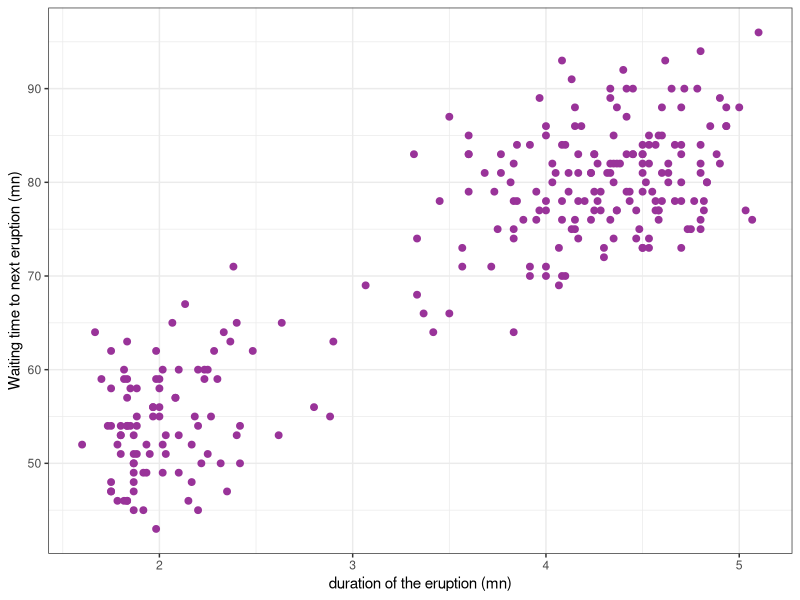

Source code (R): (Note: this script raises an error after producing the figure.)
## ---- chunk 1
#| code-fold: false
library(tidyverse)
theme_set(theme_bw())
## ---- chunk 2
#| code-fold: true
faithful_plot <- 
  faithful %>% 
  ggplot() + aes(x = eruptions, y = waiting) + 
  geom_point(size=2, colour="#993399") +
  ylab("Waiting time to next eruption (mn)") + xlab("duration of the eruption (mn)")
faithful_plot
## ---- chunk 3
poly4 <- lm(waiting ~poly(eruptions, 4), data = faithful)
## ---- chunk 4
#| code-fold: true
faithful_plot <- 
  faithful_plot + 
  geom_smooth(method = "lm", formula = y ~ poly(x, 4), se = FALSE, colour="#339900")
## ---- chunk 5
nlm1 <- nls(waiting ~  A/(1+exp(-gamma*(eruptions-tau))), faithful, start=c(A=70, gamma=2, tau=1))
summary(nlm1)
## ---- chunk 6
nlm2 <- nls(y ~  (A-S)/(1+exp(-gamma*(x-tau))) + S, start=c(A=90, gamma=2, tau=2, S=50))
summary(nlm2)
## ---- chunk 7
faithful_plot <- faithful_plot + 
  geom_smooth(
    method  = "nls",  se = FALSE, color = "#E69F00",
    formula = y ~  A/(1+exp(-gamma*(x-tau))), 
    method.args = list(start = c(A=70, gamma=2, tau=1))) +
  geom_smooth(
    method  = "nls",  se = FALSE, color = "#56B4E9", 
    formula = y ~  (A-S)/(1+exp(-gamma*(x-tau))) + S, 
    method.args = list(start=c(A=90, gamma=2, tau=2, S=50))) 
faithful_plot
## ---- chunk 8
pred1 <- function(beta, x) { 
  f <-  beta[1]/(1+exp(-beta[2]*(x-beta[3]))) 
  f
}
rss1 <- function(beta, x, y) { 
  rss <- sum(((y-pred1(beta, x)))^2) 
  rss
}
## ---- chunk 9
r.nlm1 <- nlm(rss1, c(90, 2, 2), x, y)
beta.est <- r.nlm1$estimate
beta.names <- names(coef(nlm1))
names(beta.est) <- beta.names 
beta.est
## ---- chunk 10
n <- length(x)
d <- length(beta.est)
df <- n-d
sigma.est <- sqrt(rss1(beta.est, x, y)/df)
sigma.est
## ---- chunk 11
sigma.ml <- sqrt(rss1(beta.est, x, y)/n)
sigma.ml
## ---- chunk 12
vcov(nlm1)
## ---- chunk 13
sqrt(diag(vcov(nlm1)))
## ---- chunk 14
hx <- deriv(y ~ A/(1+exp(-k*(x-tau))), c("A", "k", "tau"), function(A, k, tau, x){} ) 
fr <- hx(beta.est[1], beta.est[2], beta.est[3], x)
G <- attr(fr,"gradient")
z <- y - pred1(beta.est, x) + G%*%beta.est
solve(t(G)%*%G)%*%t(G)%*%z
## ---- chunk 15
V.lin <- sigma.est^2*solve(t(G)%*%G)
V.lin
## ---- chunk 16
se.lin <- sqrt(diag(V.lin))
se.lin
## ---- chunk 17
r.nlm1 <- nlm(rss1, c(90, 2, 2), x, y, hessian="true")
r.nlm1$hessian
## ---- chunk 18
I1 <- r.nlm1$hessian/(2*sigma.ml^2)
V.ml <- solve(I1)
V.ml
## ---- chunk 19
se.ml <- sqrt(diag(V.ml))
se.ml
## ---- chunk 20
hx <- deriv3(y ~ amax/(1+exp(-k*(x-tau))), c("amax", "k", "tau"),
             function(amax, k, tau, x){} ) 

fr <- hx(beta.est[1],beta.est[2],beta.est[3], faithful$waiting)
gr <- attr(fr,"gradient")
hr <- attr(fr,"hessian")
H <- matrix(nrow=d, ncol=d)
for (k in (1:d))
  H[k,] <- -2*colSums(hr[,,k]*(faithful$eruptions-fr)) + 2*gr[,k]%*%gr
H
## ---- chunk 21
sigma.est/sqrt(2*n)
## ---- chunk 22
L <- 1000
pred.nlm1 <- predict(nlm1)
B <- matrix(nrow=L, ncol=d)
for (l in (1:L)) {
  yl <- pred.nlm1 + sigma.est*rnorm(n) 
  rl.nlm1 <- nls(yl ~  pred1(beta,x), start=list(beta=beta.est))
  B[l,] <- coef(rl.nlm1)
}
V.mc <- cov(B)
V.mc
## ---- chunk 23
se.mc <- sqrt(diag(V.mc))
se.mc
## ---- chunk 24
apply(B,MARGIN=2,FUN=sd)
## ---- chunk 25
summary(nlm1)$coefficient
## ---- chunk 26
t.stat <- beta.est/se.lin
p.value <- 2*(1 - pt(abs(t.stat),n-d))
res.beta <- cbind(beta.est, se.lin, t.stat, p.value)
res.beta
## ---- chunk 27
level <- 0.95
alpha <- 1 - level
ci.lin <- cbind(beta.est + qt(alpha/2,n-d)*se.lin , beta.est + qt(1-alpha/2,n-d)*se.lin)
row.names(ci.lin) <- beta.names
colnames(ci.lin) <- c(paste0((1-level)/2*100,"%"),paste0((1+level)/2*100,"%"))
ci.lin
## ---- chunk 28
ci.ml <- cbind(beta.est + qt(alpha/2,n-d)*se.ml , beta.est + qt(1-alpha/2,n-d)*se.ml)
row.names(ci.ml) <- beta.names
colnames(ci.ml) <- c(paste0((1-level)/2*100,"%"),paste0((1+level)/2*100,"%"))
ci.ml
## ---- chunk 29
b <- c(apply(B,MARGIN=2,function(x) quantile(x,alpha/2)),
       apply(B,MARGIN=2,function(x) quantile(x,1-alpha/2)))
ci.mc=matrix(b,ncol=2)
row.names(ci.mc) <- beta.names
colnames(ci.mc) <- c(paste0((1-level)/2*100,"%"),paste0((1+level)/2*100,"%"))
ci.mc
## ---- chunk 30
rq <- qt(1-alpha/2,df)/qnorm(1-alpha/2)
beta.est + rq*(ci.mc-beta.est)
## ---- chunk 31
confint(nlm1)
## ---- chunk 32
pred1.A=function(gamma,tau,x,A){ f <-  A/(1+exp(-gamma*(x-tau))) ; return(f)}

v.A <- seq(86,110,by=0.1)
ll.A <- NULL
for (A in v.A) {
  nlm1.A <- nls(y ~  pred1.A(gamma,tau,x,A), start=list(gamma=beta.est[2],tau=beta.est[3]))
  ll.A <- c(ll.A,as.numeric(logLik(nlm1.A)))
}

df.A <- data.frame(A=v.A, ll=ll.A)
ggplot(data=df.A) + geom_line(aes(A,ll), color="blue", size=1) + 
  geom_vline(xintercept=beta.est[1], color="red", linetype = "longdash") + 
  scale_x_continuous(breaks = c(seq(85,110,by=5),round(beta.est[[1]],2)),"A")
## ---- chunk 33
dll.A <- 2*(as.numeric(logLik(nlm1)) - ll.A)
df.A <- data.frame(A=v.A, dll=dll.A)

qlevel <- qchisq(level,1)
lpA <- function(A, qlevel) {
nlm1.A <- nls(y ~  A/(1+exp(-gamma*(x-tau))), start=list(gamma=beta.est[2],tau=beta.est[3]))
as.numeric(2*(logLik(nlm1) -logLik(nlm1.A) ) - qlevel) }
c1.A <- uniroot(lpA, c(80,beta.est[1]), qlevel)$root
c2.A <- uniroot(lpA, c(beta.est[1], 110), qlevel)$root

ggplot(data=df.A) + geom_line(aes(A,dll), size=1, color="blue") + geom_hline(yintercept=qlevel, color="red", linetype = "longdash") +
  geom_segment(aes(x=c1.A, xend=c1.A, y=-Inf, yend=qlevel),  color="red", linetype = "longdash")  +
  geom_segment(aes(x=c2.A, xend=c2.A, y=-Inf, yend=qlevel),  color="red", linetype = "longdash")  +
  scale_y_continuous(breaks = c(0,2,3,6,round(qlevel,2)),1) +
  scale_x_continuous(breaks = c(seq(85,100,by=5),round(c1.A,1),round(c2.A,1), 110),"A") 
## ---- chunk 34
lpgamma <- function(gamma) {
  nlm1.gamma <- nls(y ~  A/(1+exp(-gamma*(x-tau))), start=list(A=beta.est[1],tau=beta.est[3]))
  as.numeric(2*(logLik(nlm1) -logLik(nlm1.gamma) ) - qlevel) }
c1.gamma <- uniroot(lpgamma, lower=0.40, upper=beta.est[2])$root
c2.gamma <- uniroot(lpgamma, lower=beta.est[2], upper=1)$root

lptau <- function(tau) {
  nlm1.tau <- nls(y ~ A/(1+exp(-gamma*(x-tau))), start=list(A=beta.est[1],gamma=beta.est[2]))
  as.numeric(2*(logLik(nlm1) -logLik(nlm1.tau) ) - qlevel) }
c1.tau <- uniroot(lptau, lower=1.25, upper=beta.est[3])$root
c2.tau <- uniroot(lptau, lower=beta.est[3], upper=2.25)$root

ci.pl <- rbind(rbind(c(c1.A , c2.A),c(c1.gamma , c2.gamma)),c(c1.tau , c2.tau))
row.names(ci.pl) <- beta.names
colnames(ci.pl) <- c(paste0((1-level)/2*100,"%"),paste0((1+level)/2*100,"%"))
ci.pl
## ---- chunk 35
qlevel <- qt(1-alpha/2,df)^2
c1R.A <- uniroot(lpA, c(80,beta.est[1]), qlevel)$root
c2R.A <- uniroot(lpA, c(beta.est[1], 110), qlevel)$root
c(c1R.A, c2R.A)
## ---- chunk 36
residual.nlm1 <- resid(nlm1)/sd(resid(nlm1))
par(mfrow=c(2,2))
plot(predict(nlm1), y)
abline(a=0, b=1, lty=1, col="magenta")
plot(x, residual.nlm1)
abline(a=0, b=0, lty=1, col="magenta")
plot(predict(nlm1), residual.nlm1)
abline(a=0, b=0, lty=1, col="magenta")
boxplot(residual.nlm1)
abline(a=0, b=0, lty=2, col="magenta")
abline(a=qnorm(0.25), b=0, lty=2, col="magenta")
abline(a=qnorm(0.75), b=0, lty=2, col="magenta")
## ---- chunk 37
residual.nlm2 <- resid(nlm2)/sd(resid(nlm2))
par(mfrow=c(2,2))
plot(predict(nlm2), y)
abline(a=0, b=1, lty=1, col="magenta")
plot(x, residual.nlm2)
abline(a=0, b=0, lty=1, col="magenta")
plot(predict(nlm2), residual.nlm2)
abline(a=0, b=0, lty=1, col="magenta")
boxplot(residual.nlm2)
abline(a=0, b=0, lty=2, col="magenta")
abline(a=qnorm(0.25), b=0, lty=2, col="magenta")
abline(a=qnorm(0.75), b=0, lty=2, col="magenta")
## ---- chunk 38
anova(nlm1, nlm2)
## ---- chunk 39
RSS1 <-sum(resid(nlm1)^2)
RSS2 <-sum(resid(nlm2)^2)
d1   <- length(coef(nlm1))
d2   <- length(coef(nlm2))
F.stat <- ((RSS1-RSS2)/(d2-d1))/(RSS2/(n-d2))
c(RSS2, RSS1-RSS2, F.stat, 1-pf(F.stat,d2-d1,n-d2))
## ---- chunk 40
c(RSS1-RSS2, sum((predict(nlm1)-predict(nlm2))^2))
## ---- chunk 41
summary(nlm2)$coefficients
## ---- chunk 42
as.matrix(AIC(nlm1, nlm2))
as.matrix(BIC(nlm1, nlm2))
## ---- chunk 43
fgh2 <- deriv(y ~ (A-S)/(1+exp(-gamma*(x-tau))) + S, c("A", "gamma", "tau", "S"), function(A, gamma, tau, S, x){} ) 

x.new <- seq(1, 6, by=0.1)
beta2.est <- coef(nlm2)
f.new <- fgh2(beta2.est[1],beta2.est[2],beta2.est[3],beta2.est[4], x.new)

g.new <- attr(f.new,"gradient")
V.beta2 <- vcov(nlm2)
GS=rowSums((g.new%*%V.beta2)*g.new)
head(GS)
## ---- chunk 44
alpha <- 0.05
deltaf <- sqrt(GS)*qt(1-alpha/2,df)
df.delta <- data.frame(x=x.new, f=f.new, lwr.conf=f.new-deltaf, upr.conf=f.new+deltaf)
head(df.delta)
## ---- chunk 45
sigma2.est <- summary(nlm2)$sigma
deltay <- sqrt(GS + sigma2.est^2)*qt(1-alpha/2,df)
df.delta[c("lwr.pred","upr.pred")] <- cbind(f.new - deltay,f.new + deltay)
## ---- chunk 46
pl + geom_ribbon(data=df.delta, aes(x=x.new, ymin=lwr.pred, ymax=upr.pred), alpha=0.1, fill="blue") + 
  geom_ribbon(data=df.delta, aes(x=x.new, ymin=lwr.conf, ymax=upr.conf), alpha=0.2, fill="#339900") +  
  geom_line(data=df.delta, aes(x=x.new, y=f.new), colour="#339900", size=1)
## ---- chunk 47
pred2 <- function(beta, x){ f <-  beta[4] + (beta[1]-beta[4])/(1+exp(-beta[2]*(x-beta[3]))) }
pred.nlm2 <- pred2(beta2.est,x)
L <- 1000
n.new <- length(x.new)
df.mc <- data.frame(x=x.new, f=f.new)
F <- matrix(nrow=L,ncol=n.new)
Y <- matrix(nrow=L,ncol=n.new)
for (l in (1:L)) {
  yl    <- pred.nlm2 + rnorm(n,0,sigma2.est)
  rl.nlm2 <- nls(yl ~ pred2(beta,x), start=list(beta=beta2.est))
  fl <- predict(rl.nlm2, newdata=df.mc)
  F[l,] <- fl
  Y[l,] <- fl + rnorm(1,0,sigma2.est)
}

df.mc[c("lwr.conf","upr.conf")] <- t(apply(F,MARGIN=2,function(x) quantile(x,c(alpha/2,1-alpha/2))))
df.mc[c("lwr.pred","upr.pred")] <- t(apply(Y,MARGIN=2,function(x) quantile(x,c(alpha/2,1-alpha/2))))

df.mc[,(3:6)] <- f.new + rq*(df.mc[,(3:6)] - f.new)

pl + geom_ribbon(data=df.mc, aes(x=x.new, ymin=lwr.pred, ymax=upr.pred), alpha=0.1, fill="blue") + 
  geom_ribbon(data=df.mc, aes(x=x.new, ymin=lwr.conf, ymax=upr.conf), alpha=0.2, fill="#339900") +  
  geom_line(data=df.mc, aes(x=x.new, y=f.new), colour="#339900", size=1)
